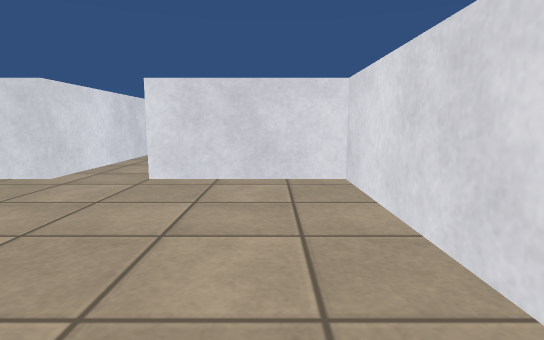
View 1 (above)

18 first-person views from a walk through a scene from a Unity 3-D project. The camera is 0.55 m above the floor, tilts 8° down and sees 80° across. The floor is counted in squares, 0.5 m on a side. Each view is taken from the middle of a square. On the plan, view 1 faces up. The plan holds only what a view shows up to about 13 squares ahead; the rest is blank. The place goes on beyond the plan. The player character is not drawn. Surface patterns are stand-ins for the level's own textures.

View 2
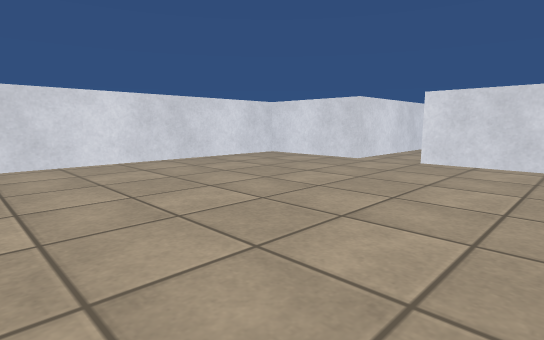

View 3
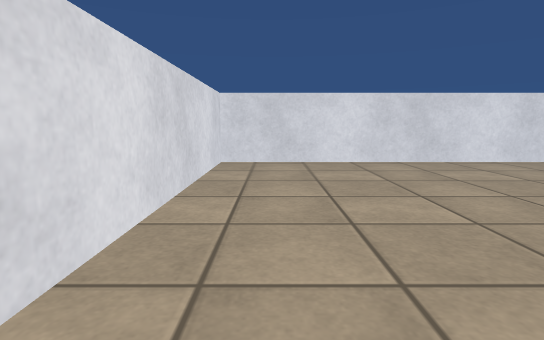

View 4
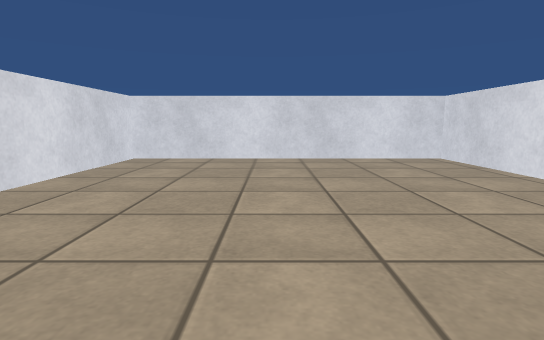

View 5
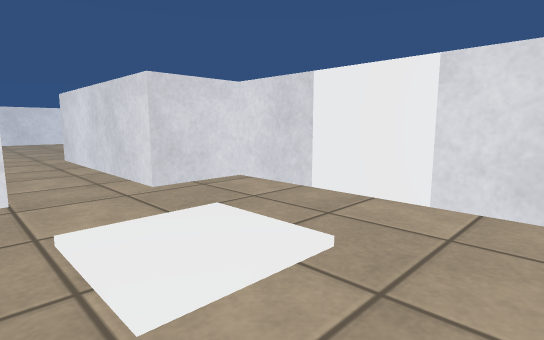

View 6
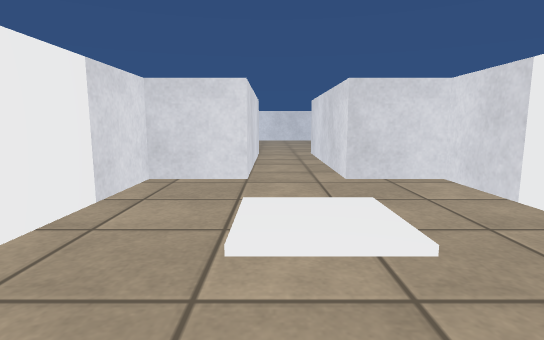

View 7
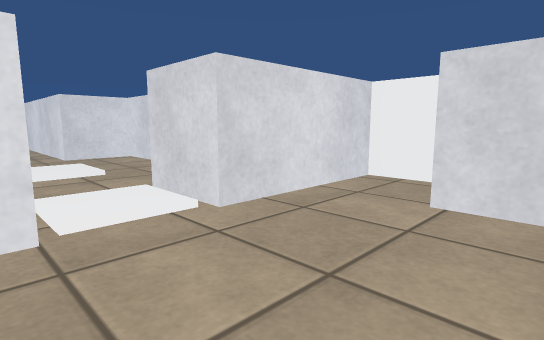

View 8
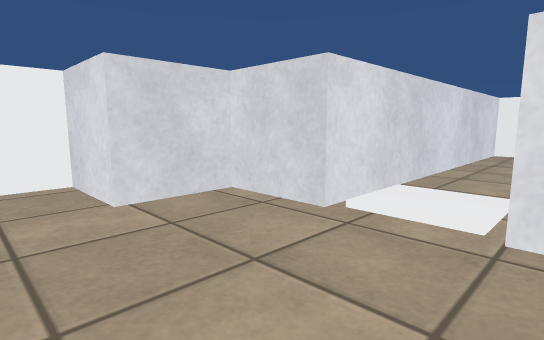

View 9
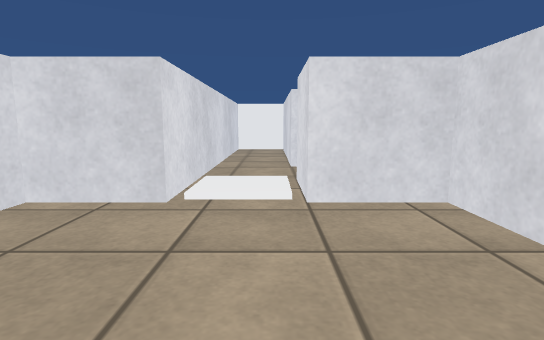

View 10
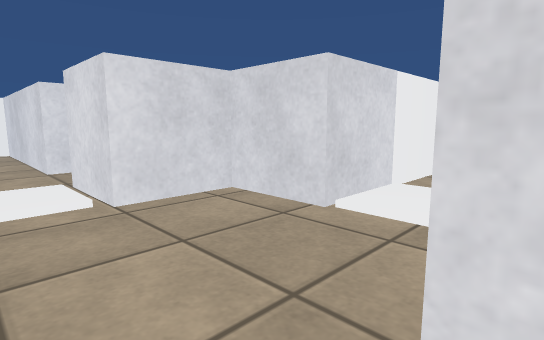

View 11
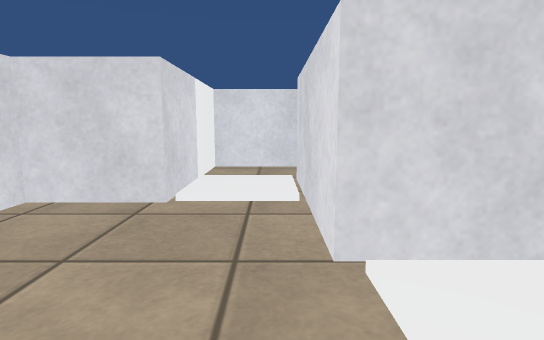

View 12
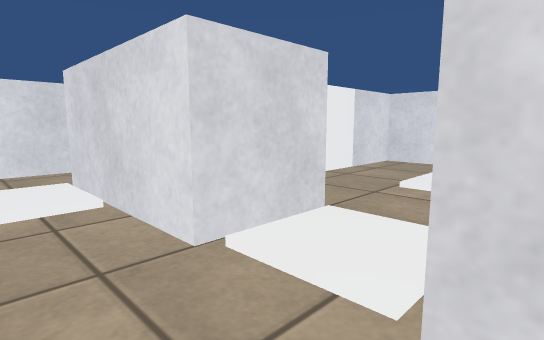

View 13
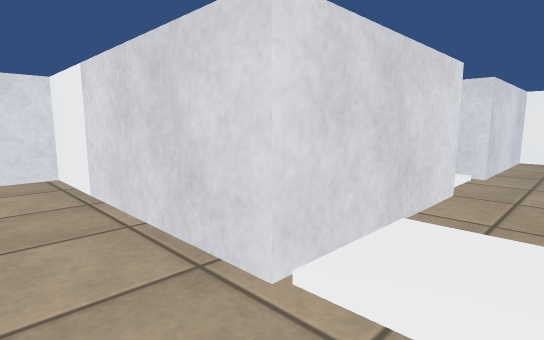

View 14
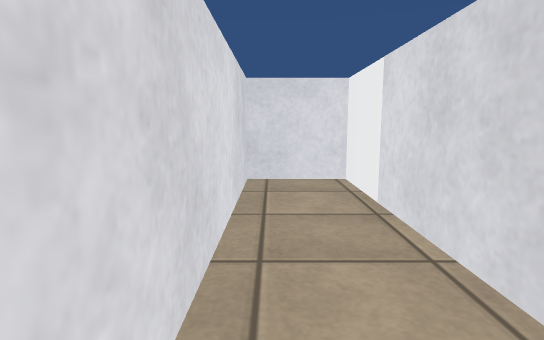

View 15
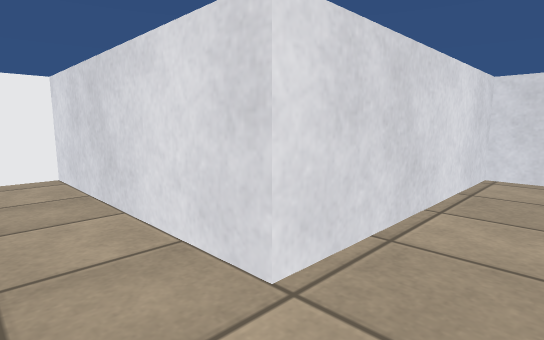

View 16
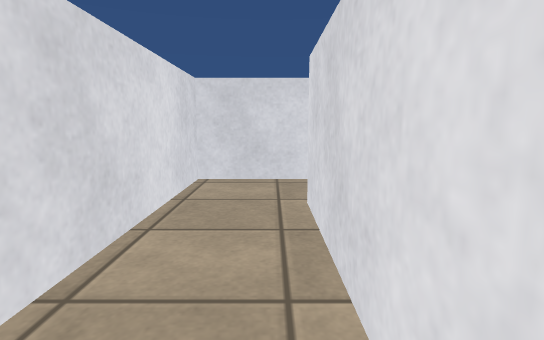

View 17
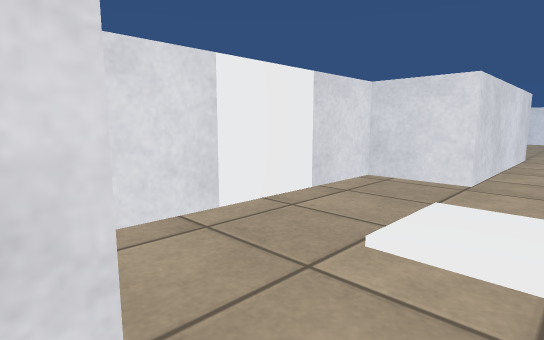

View 18
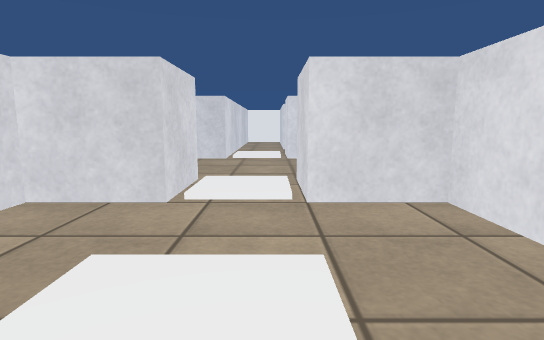

### Floor plan
Ten units are one square. View 1 is at (0, 0); x grows to the right and y downward. Boxes are objects, and circles mark ways between rooms. Rooms are numbered by the first view taken in them; rooms with no view inside come last. Other rooms are left out.
<svg viewBox="-91 -360 131 400">
<path fill="none" stroke="#000" d="M-45 -65 -82 -65M-85 -61 -85 35 15 35 15 -65 -25 -65M-65 -146 -65 -125 -45 -125 -45 -65M-5 -165 -5 -185 -25 -185M-45 -185 -65 -185 -65 -165M-25 -65 -25 -125 -5 -125 -5 -145M-45 -245 -65 -245 -65 -225 -85 -225M-5 -225 -5 -245 -25 -245M-25 -185 -25 -205 -5 -205M-86 -205 -45 -205 -45 -185M-25 -245 -25 -265 15 -265M35 -262 35 -285 -25 -285 -25 -345M15 -225 -5 -225M-5 -205 15 -205 15 -165M-45 -345 -45 -245M14 -145 35 -145 35 -225"/>
<rect x="-75" y="-165" width="10" height="20" fill="#bbb"><title>other object</title></rect>
<rect x="-45" y="-355" width="20" height="10" fill="#bbb"><title>other object</title></rect>
<rect x="-5" y="-165" width="20" height="20" fill="#bbb"><title>other object</title></rect>
<rect x="15" y="-245" width="20" height="20" fill="#bbb"><title>other object</title></rect>
<circle cx="-35" cy="-70" r="3" fill="#2a7"/>
<circle cx="-35" cy="-195" r="3" fill="#2a7"/>
<circle cx="-35" cy="-255" r="3" fill="#2a7"/>
<circle cx="5" cy="-215" r="3" fill="#2a7"/>
<text x="-40" y="-20">1</text>
<text x="-40" y="-140">2</text>
<text x="-40" y="-220">3</text>
<text x="0" y="-270">4</text>
</svg>
Room 1 opens to room 2. Room 2 opens to room 3. Room 3 opens to room 4.

Where each view was taken, in squares from view 1:
view 1: 0 up, 0 right, facing up
view 2: 3 down, 1 right, facing up-left
view 3: 2 down, 1 right, facing left
view 4: 7 up, 3 left, facing down
view 5: 18 up, 2 left, facing down-left
view 6: 19 up, 3 left, facing down
view 7: 24 up, 2 left, facing down-left
view 8: 21 up, 2 left, facing up-left
view 9: 20 up, 3 left, facing up
view 10: 20 up, 4 left, facing up-right
view 11: 21 up, 5 left, facing right
view 12: 22 up, 5 left, facing down-right
view 13: 22 up, 3 right, facing down-left
view 14: 21 up, 3 right, facing down
view 15: 27 up, 4 left, facing up-right
view 16: 27 up, 3 left, facing right
view 17: 19 up, 4 left, facing down-right
view 18: 14 up, 3 left, facing up
